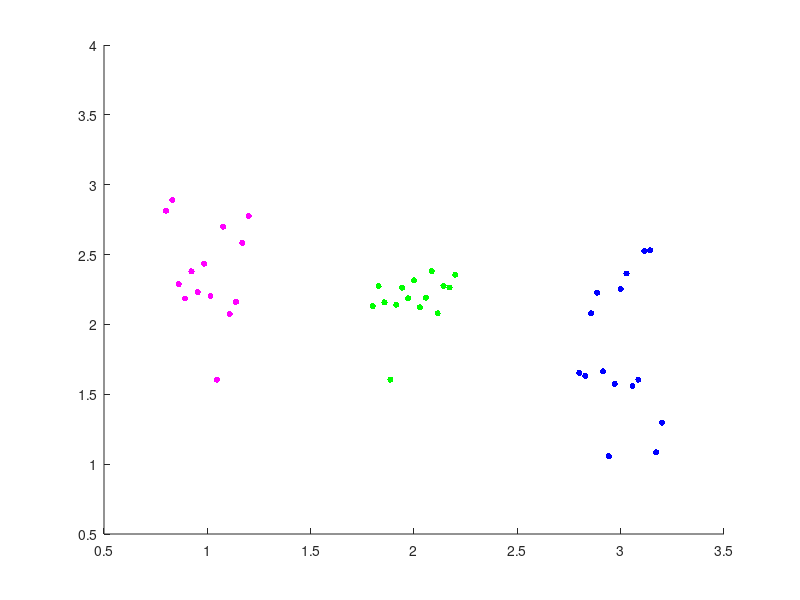
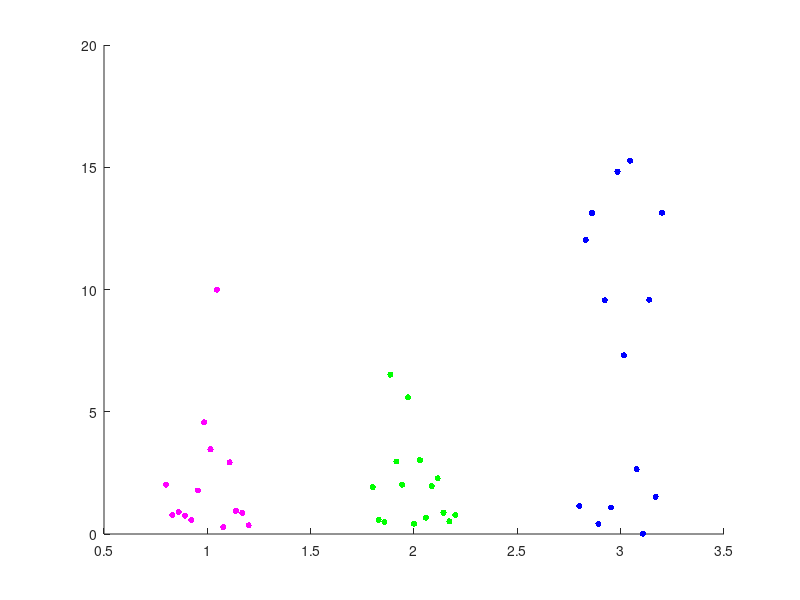

Here is the MATLAB script that generated these plots, in order:

clear
load('Growth.mat')

%%%%%Plot%%%%

figure(1)
hold on
scatter(Length_Abla(1,:),Length_Abla(2,:),20,'b','filled')
scatter(Length_Control(1,:),Length_Control(2,:),20,'g','filled')
scatter(Length_NoAbla(1,:),Length_NoAbla(2,:),20,'m','filled')
axis([0.5 3.5 0.5 4])


figure(2)
hold on
scatter(Angle_Abla(1,:),Angle_Abla(2,:),20,'b','filled')
scatter(Angle_Control(1,:),Angle_Control(2,:),20,'g','filled')
scatter(Angle_NoAbla(1,:),Angle_NoAbla(2,:),20,'m','filled')
axis([0.5 3.5 0 20])

%%%%%%  (Not the most appropriate) Statisical test %%%%%%%%%%%%%

[h,p,ci,stats] = ttest2(Length_Abla(2,:),Length_Control(2,:))
[h,p,ci,stats] = ttest2(Length_Abla(2,:),Length_NoAbla(2,:))

[h,p,ci,stats] = ttest2(Angle_Abla(2,:),Angle_Control(2,:))
[h,p,ci,stats] = ttest2(Angle_Abla(2,:),Angle_NoAbla(2,:))